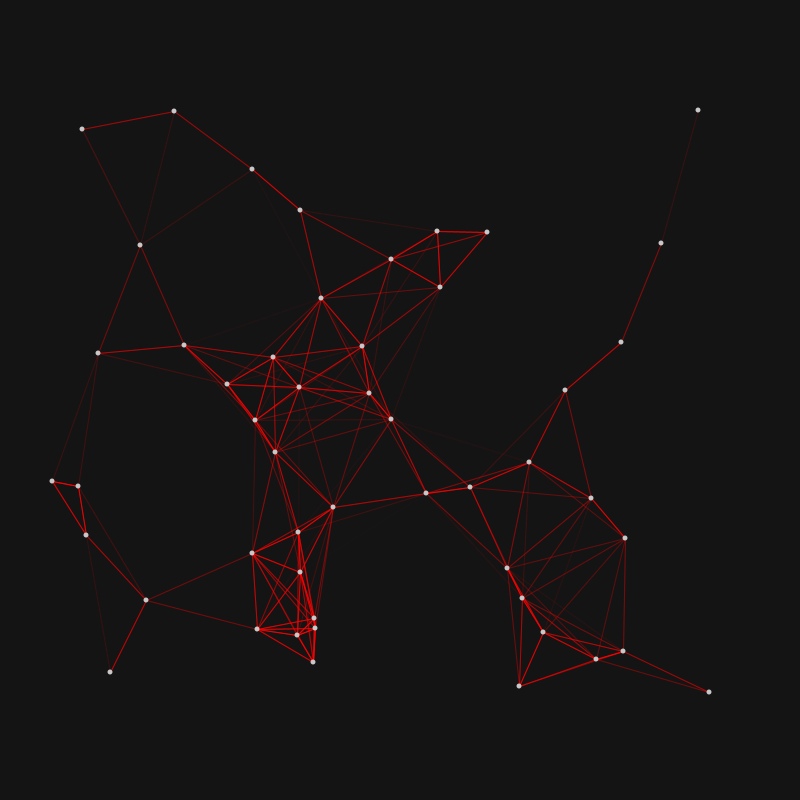
Frame 1 (no input)
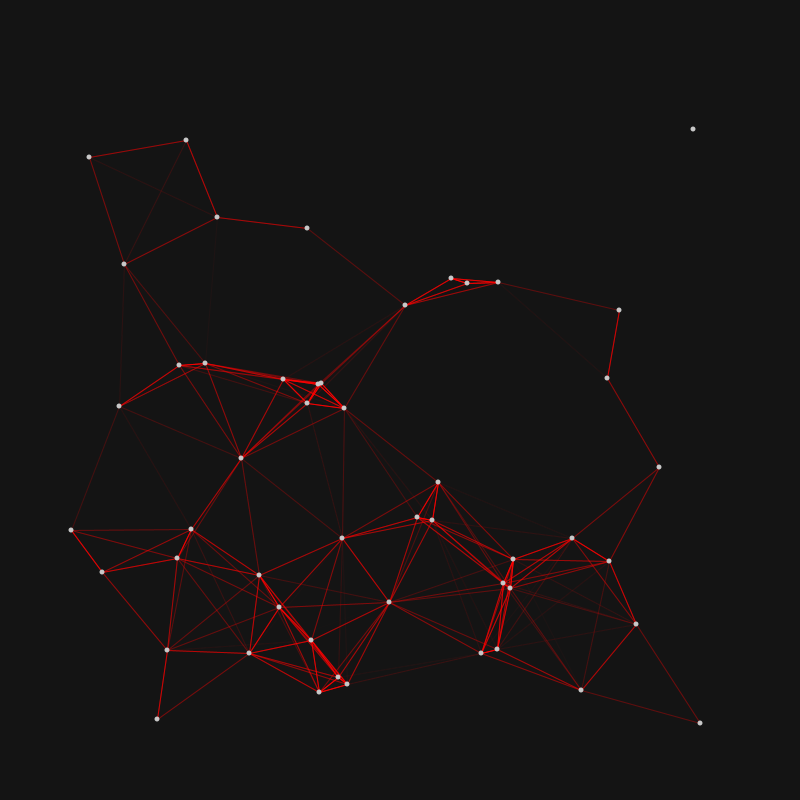
Frame 60 (the mouse pressed at the canvas centre just before this capture)
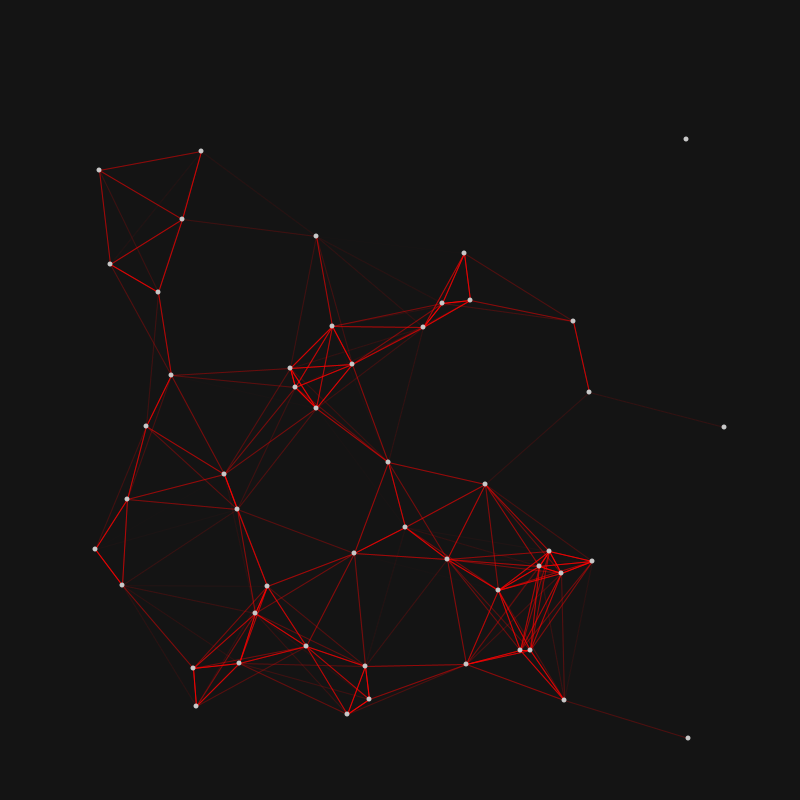
Frame 120 (the mouse held since frame 60 and released just before this capture)

The Processing sketch that drew these frames (run headless with seeded random() and noise(); from frame 60 on, the mouse is pressed at the canvas centre):

// Processing sketch: processing_154975
// ── processing_154975.pde

ArrayList<Particle> particles;
int numParticles;
int minDistance;

public void setup() {
    size(800, 800);
    background(20);
    smooth();
    
    int min = 100;
    
    particles = new ArrayList();
    numParticles = 50;
    minDistance = 150;

    for (int i = 0; i < numParticles; i++) {
        Particle p = new Particle(random(min, width - min), random(min, height - min), 5); 
        particles.add(p);
        p.update();
    }
}

void mouseClicked() {
    setup();
}

void draw() {
    background(20);

    for (Particle p1 : particles) {
        for (Particle p2 : particles) {
            if (p1 != p2) {
                float distance = dist(p1.x, p1.y, p2.x, p2.y);
              
                if (distance < minDistance) {
                    stroke(color(255, 0, 0), 255-((distance/minDistance)*255));
                    strokeWeight(1);
                    line(p1.x, p1.y, p2.x, p2.y);
                }
            }
        }
    }
    
    for (Particle p : particles) {
        p.draw();
        p.update();
    }
}
class Particle {
    float px, py;
    float x, y;
    float rx, ry;
    float rT;
    float size;
    
    Particle(float x, float y, float size) {
        this.px = x;
        this.py = y;
        this.size = size;
        this.rx = random(20, 100);
        this.ry = this.rx;
        if (random(100) < 50) {
            rx *= -1;
        }
        this.rT = random(500, 5000);
    }
    
    void update() {
        float t = millis()/rT;
        x = (int)(px + rx * cos(t));
        y = (int)(py + ry * sin(t));
    }
    
    void draw() {
        noStroke();
        fill(200);
        ellipse(x, y, size, size);
    }
}
